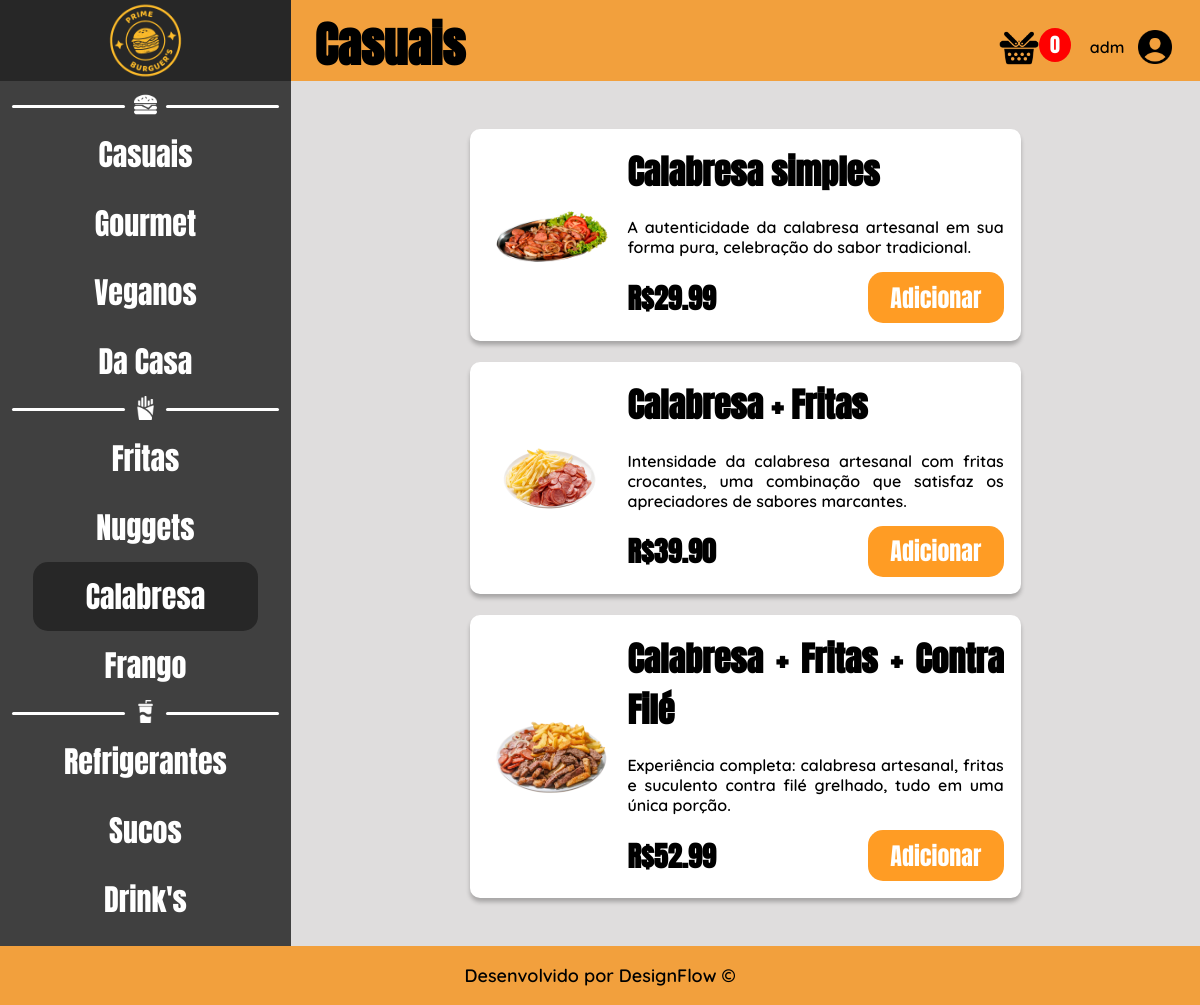
Page /php/calabresa.php (signed in) on the committed database.
### tables this page shows
CREATE TABLE IF NOT EXISTS `produtos_cadastrados` (
	`id_produto` int(50) NOT NULL,
	`nome_produto` varchar(50) NOT NULL,
	`descricao_produto` varchar(500) NOT NULL,
	`img_produto` varchar(100) NOT NULL,
	`categoria_produto` enum(
		'Casuais',
		'Gourmet',
		'Veganos',
		'Da Casa',
		'Fritas',
		'Nuggets',
		'Calabresa',
		'Frango',
		'Refrigerantes',
		'Sucos',
		'Drinks'
	) NOT NULL,
	`valor_produto` decimal(10, 2) NOT NULL
);

### php/calabresa.php (the view, shortened to what this page needs)
<?php
$username = $_SESSION["nome_usuario"];
?>
<!DOCTYPE html>
<html lang="pt-br">
<head>
    <link rel="stylesheet" href="../css/porcao.css">
</head>
<body>
    <header class="responsive-header">
        <div class="logo-area">
            <img src="../img/logo.png" id="img-logo" alt="Logo" onclick="javascript:location.href='direcionamento.php'">
        </div>
        <div class="search-area">
            <h4 id="txt-title">Casuais</h4>
            <div class="configs">
                <div class="carrinho">
                    <img src="../img/cesta.png" class="icon-cesta" onclick="abrirModalCarrinho()">
                    <span class="quant" id="quantidade-carrinho">0</span>
                </div>
                <div class="user-name-area">
                    <p id="user-name"><?php echo $username; ?></p>
                    <img src="../img/user-c.png" id="user-c-icon" onclick="toggleDrop()">
                </div>
            </div>
        </div>
    </header>
    <main>
        <aside id="myDropdown">
            <div class="category-burg">
                <div class="linha"></div>
                <div class="burguer-icon">
                    <img src="../img/icon-burguer.png" class="icon-category">
                </div>
                <div class="linha2"></div>
            </div>
            <div class="burguer-options">
                <ul onclick="mudarTelaBurguerCasual()" class="ul-options">Casuais</ul>
                <ul onclick="mudarTelaBurguerGourmet()" class="ul-options">Gourmet</ul>
                <ul onclick="mudarTelaBurguerVegano()" class="ul-options">Veganos</ul>
                <ul onclick="mudarTelaBurguerDaCasa()" class="ul-options">Da Casa</ul>
            </div>
            <div class="category-portions">
                <div class="linha"></div>
                <div class="portion-icon">
                    <img src="../img/icon-batata.png" class="icon-category">
                </div>
                <div class="linha2"></div>
            </div>
            <div class="portions-options">
                <ul onclick="mudarTelaBatataFrita()" class="ul-options">Fritas</ul>
                <ul onclick="mudarTelaNugget()" class="ul-options">Nuggets</ul>
                <ul id="portion" class="ul-options">Calabresa</ul>
                <ul onclick="mudarTelaFrango()" class="ul-options">Frango</ul>
            </div>
            <div class="category-drinks">
                <div class="linha"></div>
                <div class="drink-icon">
                    <img src="../img/icon-refri.png" class="icon-category">
                </div>
                <div class="linha2"></div>
            </div>
            <div class="drinks-options">
                <ul onclick="mudarTelaRefrigerante()" class="ul-options">Refrigerantes</ul>
                <ul onclick="mudarTelaSuco()" class="ul-options">Sucos</ul>
                <ul onclick="mudarTelaDrink()" class="ul-options">Drink's</ul>
            </div>
        </aside>
        <div class="all-products">
            <?php
            include '../php-action/conexao.php';
            $consulta = "SELECT * FROM produtos_cadastrados WHERE categoria_produto = 'Calabresa' ORDER BY id_produto ASC";
            $resultado = $conn->query($consulta);
            if ($resultado->num_rows > 0) :
                while ($row = $resultado->fetch_assoc()) :
                    echo '
                        <div class="card-product">
                            <div class="img-product">
                                <img src="' . $row["img_produto"] . '" class="img-burg">
                            </div>
                            <div class="product">
                                <h2 class="title-product">' . $row["nome_produto"] . '</h2>
                                <p>' . $row["descricao_produto"] . '</p>
                                <div class="buy">
                                    <h3>R$' . $row["valor_produto"] . '</h3>
                                    <input type="button" value="Adicionar" class="btn-add" data-nome="' . $row["nome_produto"] . '" data-preco="' . $row["valor_produto"] . '" data-imagem="' . $row["img_produto"] . '">
                                </div>
                            </div>
                        </div>';
                endwhile;
            else :
                echo "Nenhum produto encontrado para esta categoria.";
            endif;
            ?>
        </div>
    </main>
    <footer>
        <p id="txt-footer">Desenvolvido por DesignFlow &copy;</p>
    </footer>
</body>
</html>

### css/porcao.css (style rules this page uses)
* { margin: 0; padding: 0; }
html { background-color: #F2A03D; }
header { display: flex; }
main { display: flex; max-width: 100%; }
aside { background-color: #404040; width: 25.6%; padding-top: 1%; padding-bottom: 1%; transition: max-height 0.6s linear(0 0%, 0.51 49.26%, 1 100%); }
p { font-family: 'Quicksand', sans-serif; font-weight: 600; text-align: justify; }
h2 { font-size: 34px; margin-bottom: 1.5%; font-family: 'Anton', sans-serif; }
h3 { font-size: 28px; font-family: 'Anton', sans-serif; }
h4 { font-size: 22px; font-family: 'Anton', sans-serif; }
.logo-area { background-color: #272727; text-align: center; width: 33.75%; display: flex; align-items: center; justify-content: center; }
.search-area { background-color: #F2A03D; width: 100%; display: flex; max-width: 100%; padding: 0 2%; }
.user-name-area { display: flex; align-items: center; gap: 10px; }
.category-burg, .category-portions, .category-drinks { display: flex; align-items: center; }
.linha { background-color: white; width: 100%; height: 3px; margin-left: 4%; border-radius: 20px; }
.linha2 { background-color: white; width: 100%; height: 3px; margin-right: 4%; border-radius: 20px; }
.burguer-icon, .portion-icon, .drink-icon { text-align: center; width: 36%; }
.icon-category { width: 58%; }
.burguer-options, .portions-options, .drinks-options { text-align: center; display: flex; color: white; flex-direction: column; align-items: center; font-size: 30px; line-height: 230%; font-family: 'Anton', sans-serif; }
.configs { display: flex; align-items: flex-end; width: 56%; justify-content: flex-end; gap: 30px; margin-bottom: 1.5%; }
.card-product { background-color: white; border-radius: 10px; width: 60%; display: flex; max-width: 100%; gap: 15px; padding: 2%; box-shadow: 0px 4px 4px 0px rgba(0, 0, 0, 0.25); margin: 1%; }
.img-product { width: 25%; display: flex; align-items: center; }
.product { width: 75%; text-align: justify; display: flex; flex-direction: column; gap: 15px; }
.product h2 { font-size: 34px; }
.img-product img { width: 100%; }
.all-products { background-color: #dfdddd; padding: 2%; width: 75.8%; display: flex; justify-content: center; flex-direction: column; align-items: center; gap: 0.5%; }
.buy { display: flex; align-items: center; justify-content: space-between; }
.buy h3 { font-size: 28px; }
.btn-add { font-family: 'Anton', sans-serif; border: none; color: white; background-color: #FF9C24; padding: 2% 6%; border-radius: 15px; font-size: 24px; cursor: pointer; }
#img-logo { width: 28%; cursor: pointer; }
#txt-title { font-family: 'Anton', sans-serif; font-size: 48px; width: 70%; display: flex; align-items: flex-end; }
#portion { background-color: #272727; padding: 0% 18%; border-radius: 15px; }
#txt-footer { text-align: center; padding: 1.5%; color: rgb(0, 0, 0); font-size: 18px; }
#user-c-icon { width: 2.6em; cursor: pointer; }
.quant { border-radius: 50%; background-color: #ff0000; padding: 3% 22%; color: white; text-align: center; font-family: 'Anton', sans-serif; font-weight: 100; font-size: 20px; }
.carrinho { display: flex; justify-content: center; align-items: flex-start; max-width: 100%; }
.icon-cesta { width: 2.5em; cursor: pointer; }

### rows in the picture
produtos_cadastrados: img_produto (picture), nome_produto "Calabresa simples", descricao_produto "A autenticidade da calabresa artesanal em sua forma pura, celebração do sabor tradicional.", valor_produto "29.99"
produtos_cadastrados: img_produto (picture), nome_produto "Calabresa + Fritas", descricao_produto "Intensidade da calabresa artesanal com fritas crocantes, uma combinação que satisfaz os apreciadores de sabores marcantes.", valor_produto "39.90"
produtos_cadastrados: img_produto (picture), nome_produto "Calabresa + Fritas + Contra Filé", descricao_produto "Experiência completa: calabresa artesanal, fritas e suculento contra filé grelhado, tudo em uma única porção.", valor_produto "52.99"

### other values in the picture
$username "adm"
